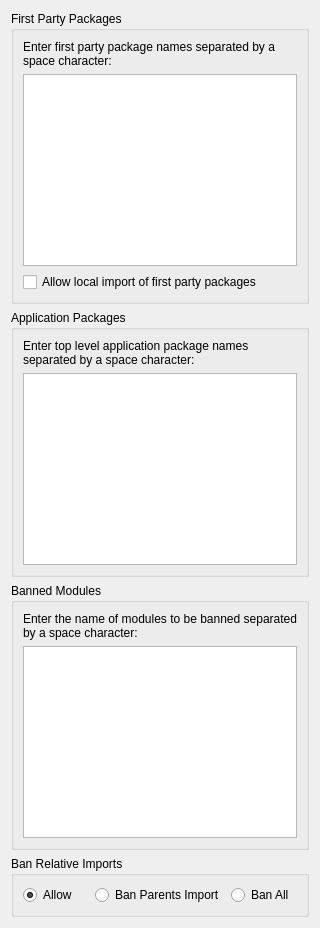
         <widget class="QWidget" name="importOptionsTab">
          <attribute name="title">
           <string>Imports</string>
          </attribute>
          <layout class="QVBoxLayout" name="verticalLayout_23">
           <item>
            <widget class="QGroupBox" name="groupBox_23">
             <property name="title">
              <string>First Party Packages</string>
             </property>
             <layout class="QVBoxLayout" name="verticalLayout_16">
              <item>
               <widget class="QLabel" name="label_42">
                <property name="text">
                 <string>Enter first party package names separated by a space character:</string>
                </property>
                <property name="wordWrap">
                 <bool>true</bool>
                </property>
               </widget>
              </item>
              <item>
               <widget class="QPlainTextEdit" name="firstPartyPackagesEdit">
                <property name="tabChangesFocus">
                 <bool>true</bool>
                </property>
               </widget>
              </item>
              <item>
               <widget class="QCheckBox" name="allowFPLocalImportCheckBox">
                <property name="toolTip">
                 <string>Select to allow local imports of first party packages defined above</string>
                </property>
                <property name="text">
                 <string>Allow local import of first party packages</string>
                </property>
               </widget>
              </item>
             </layout>
            </widget>
           </item>
           <item>
            <widget class="QGroupBox" name="groupBox_15">
             <property name="title">
              <string>Application Packages</string>
             </property>
             <layout class="QVBoxLayout" name="verticalLayout_14">
              <item>
               <widget class="QLabel" name="label_35">
                <property name="text">
                 <string>Enter top level application package names separated by a space character:</string>
                </property>
                <property name="wordWrap">
                 <bool>true</bool>
                </property>
               </widget>
              </item>
              <item>
               <widget class="QPlainTextEdit" name="appPackagesEdit">
                <property name="tabChangesFocus">
                 <bool>true</bool>
                </property>
               </widget>
              </item>
             </layout>
            </widget>
           </item>
           <item>
            <widget class="QGroupBox" name="groupBox_16">
             <property name="title">
              <string>Banned Modules</string>
             </property>
             <layout class="QVBoxLayout" name="verticalLayout_15">
              <item>
               <widget class="QLabel" name="label_36">
                <property name="text">
                 <string>Enter the name of modules to be banned separated by a space character:</string>
                </property>
                <property name="wordWrap">
                 <bool>true</bool>
                </property>
               </widget>
              </item>
              <item>
               <widget class="QPlainTextEdit" name="bannedModulesEdit">
                <property name="tabChangesFocus">
                 <bool>true</bool>
                </property>
               </widget>
              </item>
             </layout>
            </widget>
           </item>
           <item>
            <widget class="QGroupBox" name="groupBox_17">
             <property name="title">
              <string>Ban Relative Imports</string>
             </property>
             <layout class="QHBoxLayout" name="horizontalLayout_12">
              <item>
               <widget class="QRadioButton" name="allowAllButton">
                <property name="toolTip">
                 <string>Select to allow relative imports</string>
                </property>
                <property name="text">
                 <string>Allow</string>
                </property>
                <property name="checked">
                 <bool>true</bool>
                </property>
               </widget>
              </item>
              <item>
               <widget class="QRadioButton" name="banParentsButton">
                <property name="toolTip">
                 <string>Select to ban relative imports of parents</string>
                </property>
                <property name="text">
                 <string>Ban Parents Import</string>
                </property>
               </widget>
              </item>
              <item>
               <widget class="QRadioButton" name="banAllButton">
                <property name="toolTip">
                 <string>Select to ban all relative imports</string>
                </property>
                <property name="text">
                 <string>Ban All</string>
                </property>
               </widget>
              </item>
             </layout>
            </widget>
           </item>
          </layout>
         </widget>
